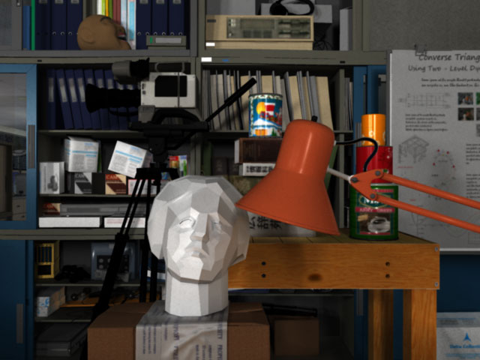
#> input picture 01-histogram-equalization/input_img.png, 480 x 360 px
$ python demo.py
#> lines starting #> are read from the running program, lines starting #| are printed output that depends on the picture
### 01-histogram-equalization/global_hist_eq.py
# Dimitrios Ioannidis
from PIL import Image
import numpy as np
import matplotlib.pyplot as plt


def get_equalization_transform_of_img(img_array: np.ndarray):
    # We assume that the input image is an 8-bit grayscale image
    histogram = compute_histogram(img_array) # compute the image's histogram
    cdf = np.cumsum(histogram) # compute the image's cumulative distribution function
    cdf_normalized = cdf / cdf.max() # normalize it to [0, 1]

    equalization_transform = np.round(cdf_normalized * 255) # from theory: y_k = round(cdf_k * L-1)

    return equalization_transform

def perform_global_hist_equalization(img_array: np.ndarray):
    equalization_transform = get_equalization_transform_of_img(img_array)

    equalized_img_array_flat = equalization_transform[img_array.flatten()] # indexing the equalization transform with the img_array. This will map each pixel value to its equalized value.
    equalized_img_array = equalized_img_array_flat.reshape(img_array.shape) # reshape the flat array back to the original image shape

    return equalized_img_array


# Function to compute the histogram of an image - returns an array with the number of pixels that have each intensity value
def compute_histogram(img_array):
    histogram = np.zeros(256)

    for pixel in img_array.flatten():
        # Increment the count for the current pixel value
        histogram[int(pixel)] += 1

    return histogram


# ----------------------------------------------------------------------------------------------------------------------------------


# FOR TESTING
# [44 lines that do not run on import are left out]

### 01-histogram-equalization/adaptive_hist_eq.py
# Dimitrios Ioannidis
import numpy as np
from PIL import Image
import matplotlib.pyplot as plt
from global_hist_eq import get_equalization_transform_of_img, compute_histogram


def calculate_eq_transformations_of_regions(img_array: np.ndarray, region_len_h: int, region_len_w: int):

    # Get the number of regions in the height and width directions. We use the // operator for floor division, since the number of regions needs to be an integer
    num_regions_h = img_array.shape[0] // region_len_h # number of contextual regions in the height direction
    num_regions_w = img_array.shape[1] // region_len_w # number of contextual regions in the width direction

    # Initialize the dictionary to store the equalization transformations of each region
    equalization_transformations = {}

    # Iterating through all contextual regions
    for i in range(num_regions_h):
        for j in range(num_regions_w):
            # Get current contextual region
            contextual_region = img_array[i*region_len_h:(i+1)*region_len_h, j*region_len_w:(j+1)*region_len_w]

            # Use the get_equalization_transform_of_img function to get the equalization transform
            equalization_transform = get_equalization_transform_of_img(contextual_region)

            # Store equalization transformation in the dictionary with the tuple as the key
            equalization_transformations[(i*region_len_h, j*region_len_w)] = equalization_transform

    return equalization_transformations


def perform_adaptive_hist_equalization(img_array: np.ndarray, region_len_h: int, region_len_w: int):
    equalization_transformations = calculate_eq_transformations_of_regions(img_array, region_len_h, region_len_w)

    # Get the number of regions in the height and width directions. We use the // operator for floor division, since the number of regions needs to be an integer
    num_regions_h = img_array.shape[0] // region_len_h
    num_regions_w = img_array.shape[1] // region_len_w

    equalized_img_array = np.copy(img_array) # initialize the AHE equalized image array

    for i in range(num_regions_h):
        for j in range(num_regions_w):

                # Iterating through all points in the current contextual region
                for h_p in range(i*region_len_h, (i+1)*region_len_h):
                    for w_p in range (j*region_len_w, (j+1)*region_len_w):

                        x = img_array[h_p, w_p] # the pixel value of the point (h_p, w_p)

                        # Compute h_-, h_+, w_-, w_+ according to which quarter of the current contextual region the point (h_p, w_p) is in
                        h_minus = i*region_len_h + (region_len_h/2 if h_p > (i + 0.5)*region_len_h else -region_len_h/2)
                        w_minus = j*region_len_w + (region_len_w/2 if w_p > (j + 0.5)*region_len_w else -region_len_w/2)
                        h_plus = i*region_len_h + (region_len_h/2 if h_p <= (i + 0.5)*region_len_h else region_len_h + region_len_h/2)
                        w_plus = j*region_len_w + (region_len_w/2 if w_p <= (j + 0.5)*region_len_w else region_len_w + region_len_w/2)

                        # If the point is on the border of the image, the transformation is just the transformation of the contextual region
                        if h_minus < 0 or h_plus >= img_array.shape[0] or w_minus < 0 or w_plus >= img_array.shape[1]:
                            y = equalization_transformations[(i*region_len_h, j*region_len_w)][x]
                            equalized_img_array[h_p, w_p] = y
                        # Else, the point is not on the border of the image, use interpolation
                        else:
                            # Compute a and b
                            a = (w_p - w_minus) / region_len_w # a = (w_p - w_-) / (w_+ - w_-)
                            b = (h_p - h_minus) / region_len_h # b = (h_p - h_-) / (h_+ - h_-)

                            # Determine all possible indices for the equalization transformations
                            h_indices = [(i-1)*region_len_h, i*region_len_h, (i+1)*region_len_h]
                            w_indices = [(j-1)*region_len_w, j*region_len_w, (j+1)*region_len_w]

                            # Determine the indices of the equalization transformations to use for bilinear interpolation
                            # If we are in the upper left of the contextual region, then the transformations of the regions where the four closest contextual centers are located have indices ((i-1)*region_len_h, (j-1)*region_len_w), ((i-1)*region_len_h, j*region_len_w), (i*region_len_h, (j-1)*region_len_w), (i*region_len_h, j*region_len_w))
                            # So on for the other cases..
                            h_index = (h_indices[0], h_indices[1]) if h_p <= (i + 0.5)*region_len_h else (h_indices[1], h_indices[2])
                            w_index = (w_indices[0], w_indices[1]) if w_p <= (j + 0.5)*region_len_w else (w_indices[1], w_indices[2])

                            # Bilinear interpolation formula, using the correct indices as determined above
                            y = (1 - a) * (1 - b) * equalization_transformations[h_index[0], w_index[0]][x] + \
                                                a * (1 - b) * equalization_transformations[h_index[0], w_index[1]][x] + \
                                                (1 - a) * b * equalization_transformations[h_index[1], w_index[0]][x] + \
                                                a * b * equalization_transformations[h_index[1], w_index[1]][x]

                            equalized_img_array[h_p, w_p] = y # setting the equalized pixel value according to bilinear interpolation in the equalized image array

    return equalized_img_array


# Function to perform adaptive histogram equalization at every region without interpolation - used in demo.py
def perform_ahe_without_interpolation(img_array: np.ndarray, region_len_h: int, region_len_w: int):

    equalization_transformations = calculate_eq_transformations_of_regions(img_array, region_len_h, region_len_w)

    num_regions_h = img_array.shape[0] // region_len_h
    num_regions_w = img_array.shape[1] // region_len_w

    equalized_img_array = np.copy(img_array) # initialize the AHE equalized image array

    for i in range(num_regions_h):
        for j in range(num_regions_w):
            equalization_transform = equalization_transformations[(i*region_len_h, j*region_len_w)] # get equalization transform from equalization_transforms dictionary
            contextual_region = img_array[i*region_len_h:(i+1)*region_len_h, j*region_len_w:(j+1)*region_len_w] # getting the entire contextual region

            equalized_region_flat = equalization_transform[contextual_region.flatten()] # transforming the entire contextual region with its equalization transform
            equalized_region = equalized_region_flat.reshape(contextual_region.shape) # reshaping

            equalized_img_array[i*region_len_h:(i+1)*region_len_h, j*region_len_w:(j+1)*region_len_w] = equalized_region # setting the equalized region in the equalized image array

    return equalized_img_array


# ----------------------------------------------------------------------------------------------------------------------------------


# FOR TESTING
# [48 lines that do not run on import are left out]

### 01-histogram-equalization/demo.py
# Dimitrios Ioannidis
from PIL import Image
import numpy as np
import matplotlib.pyplot as plt
from global_hist_eq import perform_global_hist_equalization, get_equalization_transform_of_img, compute_histogram
from adaptive_hist_eq import perform_adaptive_hist_equalization, perform_ahe_without_interpolation


if __name__ == "__main__":
    # Set the filepath to the image file
    filename = "input_img.png"
    # Read image
    img = Image.open(fp=filename)
#> img is the input picture: PIL image 480x360 RGB; mean R, G, B 72.8, 63.2, 56.4

    # Keep only the Luminance component of the image
    # This converts the image to an 8-bit grayscale image (256 different luminance values)
    bw_img = img.convert("L")
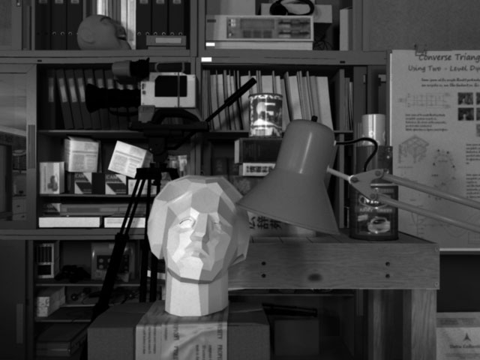
#> bw_img: PIL image 480x360 L; min 0, max 255, mean 65.3
    img_array = np.array(bw_img)

    # Apply the global histogram equalization to the image
    ghe_img_array = perform_global_hist_equalization(img_array)
#> the loop in compute_histogram, `for pixel in img_array.flatten():` made 172800 passes
#> pixel on passes 1 to 3: 58, 56, 56
#> after the loop in compute_histogram, `for pixel in img_array.flatten():`: histogram = 256 values, max 2821 at index 25, min 3 at index 247, mean 675
#> in get_equalization_transform_of_img, `cdf = np.cumsum(histogram) # compute the image's cumulative distributi..`: cdf = 256 values from 2038 to 172800
#> in get_equalization_transform_of_img, `cdf_normalized = cdf / cdf.max()`: cdf_normalized = 256 values from 0.0118 to 1
#> in get_equalization_transform_of_img, `equalization_transform = np.round(cdf_normalized * 255)`: equalization_transform = 256 values from 3 to 255

    # Apply the adaptive histogram equalization to the image
    region_len_h = 48
    region_len_w = 64
    ahe_img_array = perform_adaptive_hist_equalization(img_array, region_len_h, region_len_w)
#> after the loop in calculate_eq_transformations_of_regions, `for i in range(num_regions_h):`:
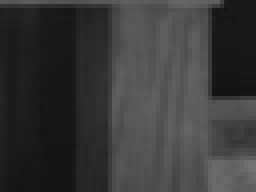
#> contextual_region: shape (48, 64) (shown 4 times larger); min 17, max 116, mean 56.7
#> after the loop in calculate_eq_transformations_of_regions, `for i in range(num_regions_h):`: equalization_transformations = 49 items
#> after the loop in perform_adaptive_hist_equalization, `for i in range(num_regions_h):`:
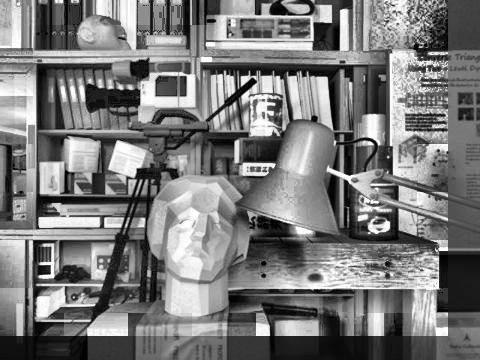
#> equalized_img_array: shape (360, 480); min 0, max 255, mean 121.4

    # Apply AHE at every region without interpolation
    ahe_no_interp_img_array = perform_ahe_without_interpolation(img_array, region_len_h, region_len_w)
#> after the loop in perform_ahe_without_interpolation, `for i in range(num_regions_h):`:
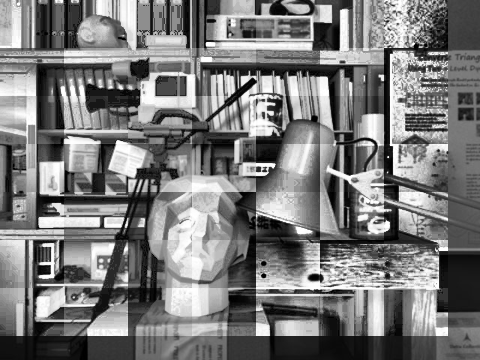
#> equalized_img_array: shape (360, 480); min 0, max 255, mean 122.2

    import os
    os.makedirs('assets', exist_ok=True)

    # Plotting the global equalization transform
    fig, ax = plt.subplots(figsize=(7, 5))
    equalization_transform = get_equalization_transform_of_img(img_array)
#> equalization_transform = 256 values from 3 to 255
    ax.plot(equalization_transform)
    ax.set_title("Global Equalization Transform")
    plt.savefig('assets/global_equalization_transform.png', bbox_inches='tight')
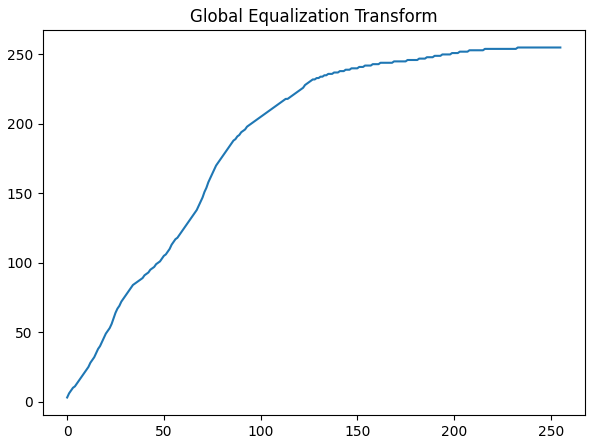
#> figure drawn by matplotlib, 1 panel; curve peaks at x = 233, y = 255
    plt.show()

    fig, ax = plt.subplots(figsize=(7, 5))
    ax.imshow(img_array, cmap="gray")
    ax.set_title("Original Image")
    plt.savefig('assets/original_image.png', bbox_inches='tight')
    plt.show()

    fig, ax = plt.subplots(figsize=(7, 5))
    ax.imshow(ghe_img_array, cmap="gray")
    ax.set_title("Globally Equalized Image")
    plt.savefig('assets/globally_equalized.png', bbox_inches='tight')
    plt.show()

    fig, ax = plt.subplots(1, 2, figsize=(10, 5))
    hist = compute_histogram(img_array)
#> hist has the same summary as histogram in compute_histogram
    ax[0].bar(np.arange(256), hist, width=1)
    ax[0].set_title("Original Image Histogram")
    hist = compute_histogram(ghe_img_array)
#> hist = 256 values, max 2821 at index 64, min 0 at index 0, mean 675
    ax[1].bar(np.arange(256), hist, width=1)
    ax[1].set_title("Globally Equalized Image Histogram")
    plt.savefig('assets/global_hist_comparison.png', bbox_inches='tight')
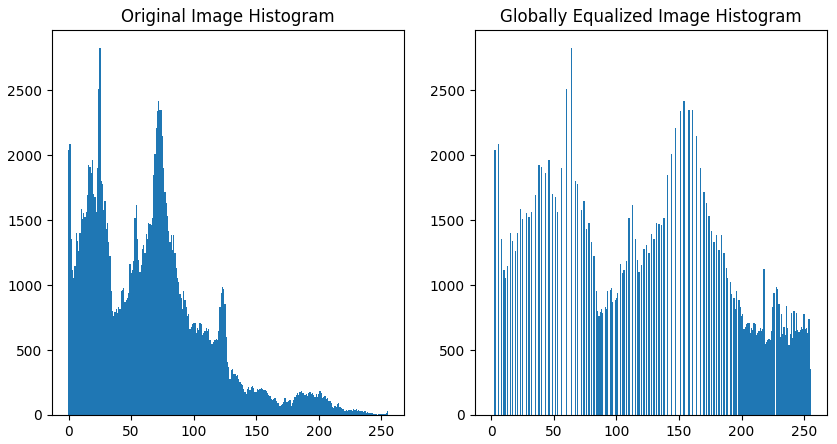
#> figure drawn by matplotlib, 2 panels; panel 1: tallest bar 2821 high, from x = 24.5 to 25.5; panel 2: tallest bar 2821 high, from x = 63.5 to 64.5
    plt.show()

    fig, ax = plt.subplots(figsize=(7, 5))
    ax.imshow(ahe_img_array, cmap="gray")
    ax.set_title("Adaptively Equalized Image")
    plt.savefig('assets/adaptively_equalized.png', bbox_inches='tight')
    plt.show()

    fig, ax = plt.subplots(1, 2, figsize=(10, 5))
    hist = compute_histogram(img_array)
#> hist has the same summary as histogram in compute_histogram
    ax[0].bar(np.arange(256), hist, width=1)
    ax[0].set_title("Original Image Histogram")
    hist = compute_histogram(ahe_img_array)
#> hist = 256 values, max 1614 at index 142, min 89 at index 0, mean 675
    ax[1].bar(np.arange(256), hist, width=1)
    ax[1].set_title("Adaptively Equalized Image Histogram")
    plt.savefig('assets/adaptive_hist_comparison.png', bbox_inches='tight')
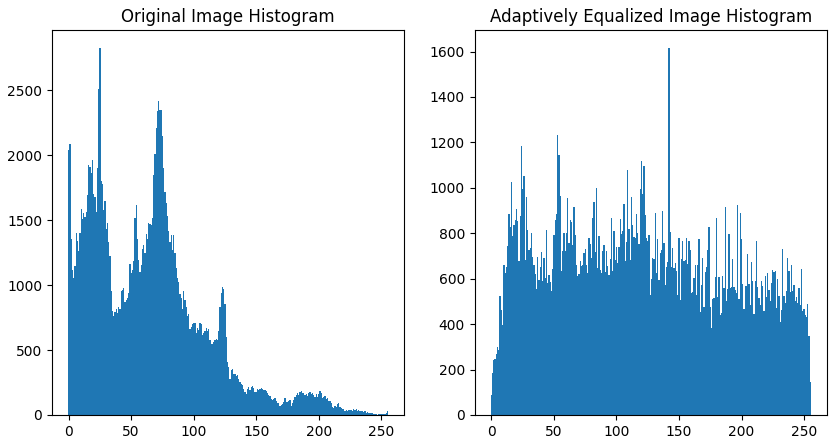
#> figure drawn by matplotlib, 2 panels; panel 1: tallest bar 2821 high, from x = 24.5 to 25.5; panel 2: tallest bar 1614 high, from x = 141.5 to 142.5
    plt.show()

    fig, ax = plt.subplots(figsize=(7, 5))
    ax.imshow(ahe_no_interp_img_array, cmap="gray")
    ax.set_title("Image after AHE without Interpolation")
    plt.savefig('assets/ahe_no_interpolation.png', bbox_inches='tight')
    plt.show()
